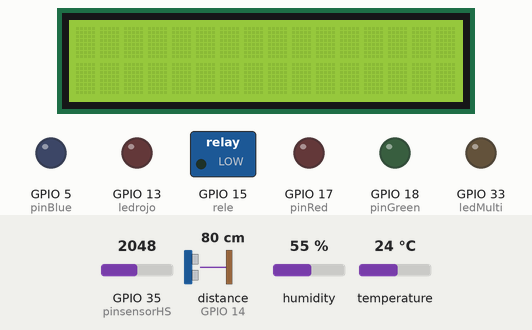
A sketch run on a simulated ESP32. On the bench: 16×2 character LCD, switched loads named in the sketch (green lamp = pin HIGH), output pins drawn as LEDs (lit = HIGH). The test bench sets the inputs (shaded band); at power-on: distance to the obstacle (sensor on GPIO 14) 80 cm, humidity 55 %, GPIO 35 (pinsensorHS) = 2048, temperature 24 °C. The echo pulse lasts 58.3 µs per cm; WiFi joins after 1.5 s; servers stay silent unless stated; no MQTT or app messages arrive unless stated; pins used as bus, display or sensor lines are not drawn; what the sketch prints to the serial monitor is not drawn.

Above: at 2.7 s.
2.8 s: distance to the obstacle (sensor on GPIO 14) set to 17 cm
12.3 s: distance to the obstacle (sensor on GPIO 14) set to 14 cm
At 19.4 s:
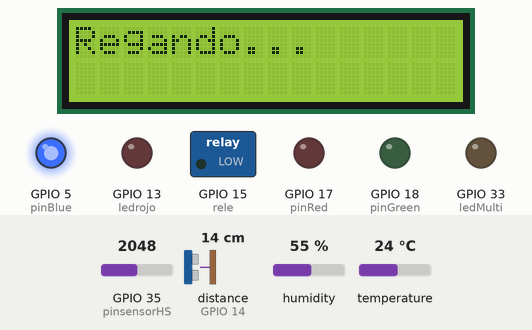
25.5 s: humidity set to 51 %
At 28.8 s:
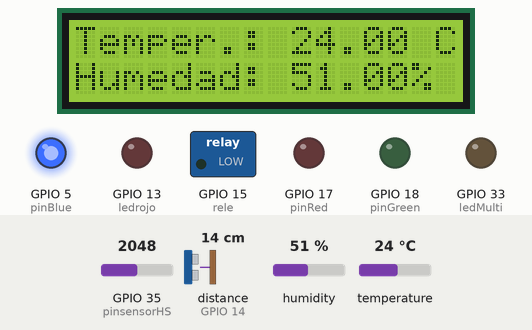
30.6 s: humidity set to 48 %
At 39.5 s:
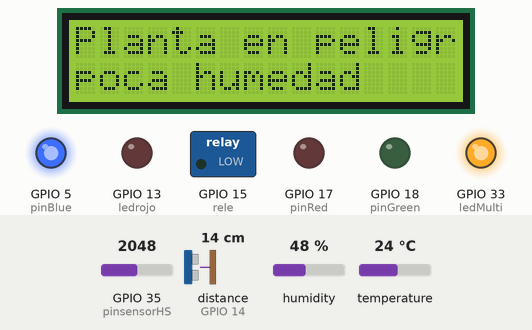
44.6 s: distance to the obstacle (sensor on GPIO 14) set to 18 cm
At 53.1 s:
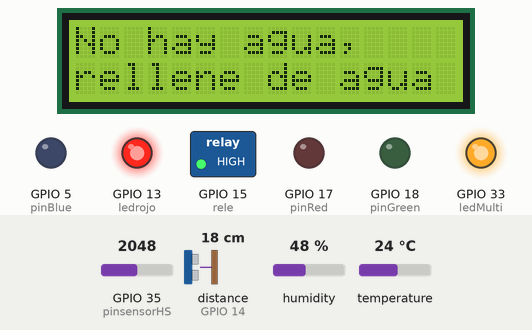
58.6 s: humidity set to 74 %
At 70.0 s:
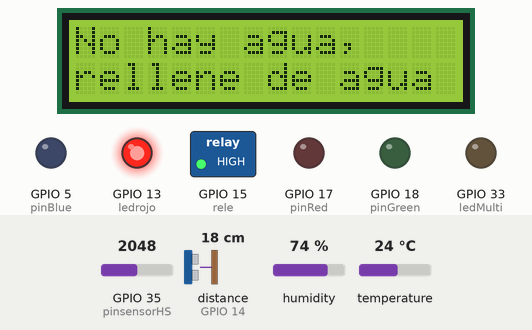
70.3 s: humidity set to 77 %
At 78.0 s:
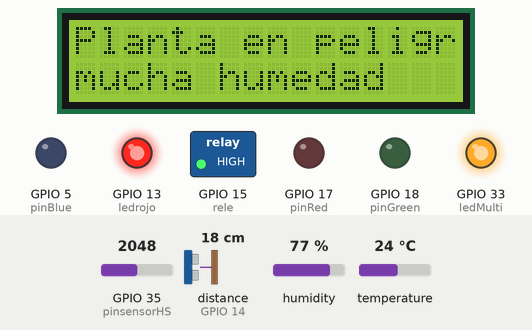
Timing chart, 0 to 79.5 s (numbered marks = the images above; inputs shaded):
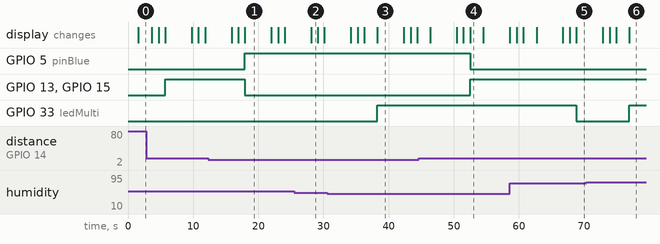

Measured:
- the behaviour switches between 16 and 15 cm on distance to the obstacle (sensor on GPIO 14) (found by bisection; images 0 and 1)
- the behaviour switches between 50 and 49 % on humidity (found by bisection; images 2 and 3)
- the behaviour switches between 75 and 76 % on humidity (found by bisection; images 5 and 6)
- after the input at 12.3 s, GPIO 5 (pinBlue): LOW → HIGH after 5.6 s; GPIO 13 (ledrojo), GPIO 15 (rele): HIGH → LOW after 5.6 s; the display: first differs from a run without the input after 5.6 s (image 1)
- after the input at 30.6 s, GPIO 33 (ledMulti): LOW → HIGH after 7.6 s
- after the input at 44.6 s, GPIO 5 (pinBlue): HIGH → LOW after 7.9 s; GPIO 13 (ledrojo), GPIO 15 (rele): LOW → HIGH after 7.9 s; the display: first differs from a run without the input after 7.9 s (image 4)
- after the input at 58.6 s, GPIO 33 (ledMulti): HIGH → LOW after 10.2 s
- after the input at 70.3 s, GPIO 33 (ledMulti): LOW → HIGH after 6.6 s

The sketch:

Grupo3_Proyecto.ino
```cpp
/***INCLUIR LIBRERIAS***/
#include <WiFi.h> //Libreria para el WiFi
#include <PubSubClient.h> //Libreria para la comunicacion MQTT
#include "DHTesp.h" //libreria del sensor DHT22
#include <LiquidCrystal_I2C.h> //Libreria para usar LCD I2C
/**PINES**/
//Sensores
int pindht22 = 16; //pin G16 conectado al sensor DHT22
int pinsensorHS = 35; //pin G35 conectado al sensor de humedad de suelo (FC-28)
//Rele
int rele = 15; //pin G15 conectado al rele
//LCD I2C
int pinSDA = 21; //pin G21 conectado al sistema de data del LCD I2C
int pinSCL = 22; //pin G22 conectado al sistema de reloj del LCD I2C

//Sensor de distancia HC-SR04
int trigPin = 12;   //pin G12 conectado al trigger del sensor
int echoPin = 14;   //pin G14 conectado al echo del sensor

//LED RGB
int pinRed = 17; //pin G17 conectado al anodo rojo
int pinGreen = 18; //pin G18 conectado al anodo verde
int pinBlue = 5; //pin G5 conectado al anodo azul

//LED Rojo
int ledrojo = 13; //pin G13 conectado al LED Rojo

//LED multicolor
int ledMulti = 33; //pin G33 conectado al LED multicolor

/***VARIABLES GLOBALES***/
/*  Crea un objeto de la clase LiquidCrystal_I2C
    con dirección, columnas y filas indicadas.*/
LiquidCrystal_I2C lcd(0x27, 16, 2);
DHTesp dhtSensor; //variable que representa al sensor DHT22
WiFiClient esp32Client; //Instancia de cliente para WiFi
PubSubClient mqttClient(esp32Client); //Instancia de cliente para MQTT

/***DATOS DE LA RED WIFI***/
const char* ssid = "HUAWEI-2.4G-YpsU"; //Nombre del WiFi
const char* password = "5F32kT8q"; //Contrasenia del WiFi

/***DATOS DEL SERVIDOR BROKER MQTT***/
char *server = "192.168.18.60"; //IP del servidor
int port = 1883; //Puerto para la conexion
String resultS = ""; //Variable que representa el mensaje

/********************************************************/

/***PROTOTIPOS DE FUNCIONES***/
void wifiInit();
void callback(char* topic, byte* payload, unsigned int length);
void reconnect();
long readUltrasonicDistance(int triggerPin, int echoPin);
double sensorDistancia();
void sensorSuelo(double HS, double pcHS);
void sensorHumedadTemperatura(double humedad, double temp);
void linea();
void imprimirLCD(double humedad, double temperatura, double hs, double pcHS);
bool nivelAgua();
int tierraSeca(double hs);
void MQQT_conexion(double h, double t, double hs, double p_hs);

/********************************************************/
/***SETUP***/
//Inicializar los sensores y configuraciones
void setup()
{
  Serial.begin(9600); //Inicializa la consola

  wifiInit(); //Se inicializa el WiFi
  //Establece los detalles del servidor: IP del servidor y puerto de conexion
  mqttClient.setServer(server, port);
  //Establece el procedimiento para la devolucion de llamada de mensaje
  mqttClient.setCallback(callback);

  //Inicializar los pines
  pinMode(rele, OUTPUT); //pin G15 como salida
  pinMode(pinsensorHS, INPUT); //pin G35 como entrada
  pinMode(pinRed, OUTPUT); //pin G17 como salida
  pinMode(pinGreen, OUTPUT); //pin G18 como salida
  pinMode(pinBlue, OUTPUT); //pin G5 como salida
  pinMode(ledrojo, OUTPUT); //pin G13 como salida
  pinMode(ledMulti, OUTPUT); //pin G33 como salida

  //Inicializar el sensor DHT22 especificando el pin G16 y el tipo de sensor
  dhtSensor.setup(pindht22, DHTesp::DHT22);
  //Funciones para configurar el LCD I2C
  lcd.init();
  lcd.backlight();
}
/********************************************************/
/***LOOP***/
//Ejecuta el codigo repetitivamente
void loop()
{

  TempAndHumidity  data = dhtSensor.getTempAndHumidity(); //Captura valores del sensor DHT22
  double sensorHS = analogRead(pinsensorHS); //Captura valor del sensor de humedad del suelo (sensorHS)
  double HS = map(sensorHS, 0, 4096, 0, 1023); //Mapea el valor de sensorHS en un rango de 0 a 1023
  double pcHS = map(sensorHS, 0, 4096, 100, 0); //Mapea el valor de sensorHS en un rango de 100% a 0%
  int humedadTierra = tierraSeca(HS); //Asigna el estado del agua (seca/humeda/mojada)

  MQQT_conexion(data.humidity, data.temperature, HS, pcHS); //Conecta a MQTT
  imprimirLCD(data.humidity, data.temperature, HS, pcHS); //Imprime valores en el LCD

  if (nivelAgua()) { //Si hay agua suficiente
    if (humedadTierra == 3) { //Si la tierra esta seca
      //Encender el color azul del LED RGB
      digitalWrite(pinRed, 0);
      digitalWrite(pinGreen, 0);
      digitalWrite(pinBlue, 255);
      //Apagar el LED rojo
      digitalWrite(ledrojo, LOW);
      digitalWrite(rele, LOW); // Enviar un valor bajo al rele y enciende la bomba de agua
      lcd.clear(); //Limpia el LCD
      lcd.setCursor(0, 0); //Se ubica el curso en las posiciones (columna:0, fila:0)
      lcd.print("Regando..."); //Imprime la frase en el LCD
    }
    else { //Sino, no esta seca
      if (humedadTierra == 2) { //Si la tierra esta humeda
        if (data.temperature > 23) { //Si la temperatura del ambiente es mayor a 23°C
          //Encender el color azul del LED RGB
          digitalWrite(pinRed, 0);
          digitalWrite(pinGreen, 0);
          digitalWrite(pinBlue, 255);
          //Apagar el LED rojo
          digitalWrite(ledrojo, LOW);
          digitalWrite(rele, LOW); // Enviar un valor bajo al rele y enciende la bomba de agua
          lcd.clear(); //Limpia el LCD
          lcd.setCursor(0, 0); //Se ubica el curso en las posiciones (columna:0, fila:0)
          lcd.print("Regando..."); //Imprime la frase en el LCD
        }
        else { //Sino, la temperatura del ambiente es menor que 23°C
          //Encender el color verde del LED RGB
          digitalWrite(pinRed, 0);
          digitalWrite(pinGreen, 255);
          digitalWrite(pinBlue, 0);
          //Apagar el LED rojo
          digitalWrite(ledrojo, LOW);
          digitalWrite(rele, HIGH); //Envia un valor alto al rele y apaga la bomba de agua
        }
      }
      else { //Sino, la tierra esta mojada
        //Encender el color verde del LED RGB
        digitalWrite(pinRed, 0);
        digitalWrite(pinGreen, 255);
        digitalWrite(pinBlue, 0);
        //Apagar el LED rojo
        digitalWrite(ledrojo, LOW);
        digitalWrite(rele, HIGH); //Envia un valor alto al rele y apaga la bomba de agua
      }
    }
  }
  else { //Sino, no hay agua suficiente o el tanque esta vacío
    digitalWrite(ledrojo, HIGH); //Encender el LED rojo
    //Apagar LED RGB
    digitalWrite(pinRed, 0);
    digitalWrite(pinGreen, 0);
    digitalWrite(pinBlue, 0);
    //-----------------------
    digitalWrite(rele, HIGH); //Envia un valor alto al rele y apaga la bomba de agua
    //Imprimir en el LCD
    lcd.clear(); //Limpia el LCD
    lcd.setCursor(0, 0); //Se ubica el curso en las posiciones (columna:0, fila:0)
    lcd.print("No hay agua,"); //Imprime la frase en el LCD
    lcd.setCursor(0, 1); //Se ubica el curso en las posiciones (columna:0, fila:1)
    lcd.print("rellene de agua"); //Imprime la frase en el LCD
  }

  if (data.humidity >= 50 && data.humidity <= 75) { //Si la humedad detectada por el sensor DHT22 esta entre 50°C y 75°C
    digitalWrite(ledMulti, LOW); //Apagar el LED multicolor
  }
  else { //Si no cumple la condicion anterior
    delay(2000);   //Espera por 2000 milisegundos = 2 segundos
    digitalWrite(ledMulti, HIGH); //Enceder el LED multicolor
    if (data.humidity < 50) {
      //Imprimir en el LCD
      lcd.clear(); //Limpia el LCD
      lcd.setCursor(0, 0); //Se ubica el curso en las posiciones (columna:0, fila:0)
      lcd.print("Planta en peligro");   //Imprime la frase en el LCD
      lcd.setCursor(0, 1); //Se ubica el curso en las posiciones (columna:0, fila:1)
      lcd.print("poca humedad");  //Imprime la frase en el LCD
    }
    else {
      //Imprimir en el LCD
      lcd.clear(); //Limpia el LCD
      lcd.setCursor(0, 0); //Se ubica el curso en las posiciones (columna:0, fila:0)
      lcd.print("Planta en peligro");   //Imprime la frase en el LCD
      lcd.setCursor(0, 1); //Se ubica el curso en las posiciones (columna:0, fila:1)
      lcd.print("mucha humedad");  //Imprime la frase en el LCD
    }
  }
  delay(2000);   //Espera por 2000 milisegundos = 2 segundos
}
/********************************************************/
/***IMPLEMENTACION DE FUNCIONES***/
//Procedimiento para inicializar la configuracion del WiFi
void wifiInit() {

  Serial.print("Conectándose a "); //Imprimir en consola la cadena de caracteres enviada
  Serial.println(ssid);  //Imprimir el nombre del WiFi en consola

  WiFi.begin(ssid, password); //Inicializa la configuracion de red de la libreria WiFi tomando en cuenta el nombre y la contrasenia del WiFi

  //Bucle para conectar el WiFi
  while (WiFi.status() != WL_CONNECTED) { //Continua hasta que se haya conectado al WiFi
    Serial.print("."); //Imprimir “.” en la consola
    delay(500);  //Retrasa el programa por 500 milisegundos
  }
  //Imprimir en consola
  Serial.println("");
  Serial.println("Conectado a WiFi");
  Serial.println("Dirección IP: ");
  Serial.println(WiFi.localIP()); //Imprime la direccion IP en consola
}

//Procedimiento que maneja los mensajes recibidos
void callback(char* topic, byte* payload, unsigned int length) {
  //Imprime en consola
  Serial.print("Mensaje recibido [");
  Serial.print(topic);
  Serial.print("] ");

  char payload_string[length + 1];

  memcpy(payload_string, payload, length); //Concatenar cadenas de caracteres
  payload_string[length] = '\0'; //El ultimo caracter es el final de cadena
  resultS = "";
  //Bucle para unir los caracteres
  for (int i = 0; i < length; i++) {
    resultS = resultS + (char)payload[i]; //Se concatena los caracteres en resultS, es decir el mensaje recibido
  }
  Serial.println(); //Hace un salto de linea
}

//Procedimiento para reconectarse al MQTT en caso sea necesario
void reconnect() {
  while (!mqttClient.connected()) { //Verifica que no este conectado
    Serial.println("Intentando conectarse MQTT..."); //Imprime en consola
    String client_id = "esp32-client-"; //ID de cliente de esp32
    /*Se obtiene la direccion MAC del WiFi,
      se hace un cast para que sea de tipo String
      y se le concatena a la variable client_id.*/
    client_id += String(WiFi.macAddress());
    //Conectar al cliente usando su respectivo ID
    if (mqttClient.connect(client_id.c_str())) {
      Serial.println("Conectado"); //Imprime en consola
      mqttClient.subscribe("test"); //Suscribir los mensajes publicados a “test”
    } else {//Si no se conecta
      Serial.print("Fallo, rc=");
      Serial.print(mqttClient.state());  //Imprime el estado actual del cliente MQTT
      Serial.println(" intentar de nuevo en 5 segundos");
      delay(5000); // Espera por 5000 milisegundos = 5 segundos
    }
  }
}

//Retornar la onda de sonido por el sensor HC-SR04
long readUltrasonicDistance(int triggerPin, int echoPin)
{

  pinMode(triggerPin, OUTPUT); //Configura el pin G12 como salida
  digitalWrite(triggerPin, LOW); //Determina el pin G12 con un valor bajo
  delayMicroseconds(2); //Retrasa el programa por 2 microsegundos
  digitalWrite(triggerPin, HIGH); //Determina el pin G12 con un valor alto
  delayMicroseconds(10); //Retrasa el programa por 10 microsegundos
  digitalWrite(triggerPin, LOW); //Determina el pin G12 con un valor bajo
  pinMode(echoPin, INPUT); //Configura el pin G14 como entrada
  // Lee el pin echo y retorna la onda de sonido en microsegundos
  return pulseIn(echoPin, HIGH);
}

//Retorna le distancia segun el sensor HC-SR04
double sensorDistancia() {
  double cm = 0;
  //Obtiene la distancia en cm usando la onda de sonido del HC-SR04
  cm = 0.01723 * readUltrasonicDistance(trigPin, echoPin);
  Serial.println("Distancia: " + String(cm) + "cm");
  return cm;
}

//Mostrar valores del sensor de humedad del suelo en LCD y el monitor del IDE
void sensorSuelo(double HS, double pcHS) {
  //LCD
  lcd.setCursor(0, 0); //Se ubica el cursor en las posiciones (columna:0, fila:0)
  lcd.print("H. Suelo: "); //Imprime un string
  lcd.print(String(HS, 3)); //Convertir HS a string con 3 decimales y lo imprime
  lcd.print(" u"); //Imprime un string
  lcd.setCursor(0, 1); //Se ubica el cursor en las posiciones (columna:0, fila:1)
  lcd.print("H.S.(%)"); //Imprime un string
  lcd.print(String(pcHS)); //Convertir pcHS a string  y lo imprime
  lcd.print(" %"); //Imprime un string
  //MONITOR SERIAL
  Serial.println("Humedad Suelo : " + String(HS, 3) + " u "); //Imprime un string
  Serial.println("Humedad Suelo en % : " + String(pcHS) + " % "); //Imprime un string
}

//Mostrar valores segun el sensor DHT22
void sensorHumedadTemperatura(double humedad, double temp) {

  //LCD
  lcd.print("Temper.: ");
  lcd.print(String(temp, 2)); //Convierte temp a string con 2 decimales y lo imprime
  lcd.print(" Celcius");
  lcd.setCursor(0, 1); //Se ubica el curso en las posiciones (columna:0, fila:1)
  lcd.print("Humedad: ");
  lcd.print(String(humedad)); //Convertir humedad a string  y lo imprime
  lcd.print("%");

  //MONITOR SERIAL
  Serial.println("Temperatura: " + String(temp, 2) + " Celsius "); //Imprime valores
  Serial.println("Humedad Aire: " + String(humedad) + " % "); //Imprime valores
}

//Imprime una linea de dobles rayas en el monitor
void linea() {
  Serial.println("==========================");
}

//Imprimer los valores en el LCD de forma general
void imprimirLCD(double humedad, double temperatura, double hs, double pcHS) {
  lcd.clear();  //Limpiar la pantalla del LCD
  sensorHumedadTemperatura(humedad, temperatura); //Imprime los valores del DHT22
  delay(1000); //Pausa el programa por 1 segundo

  lcd.clear(); //Limpiar la pantalla del LCD
  sensorSuelo(hs, pcHS); //Imprime el valor del sensor de humedad del suelo
  delay(1000); //Pausa el programa por 1 segundo

  linea(); //Imprime la linea en el monitor
}

//Determina el nivel del agua en el tanque
bool nivelAgua() {
  //Variables
  double distancia = 0;
  bool agua = false; //La cantidad de agua no es suficiente o ya no hay
  distancia = sensorDistancia(); //Asigna la disntancia por el HC-SR04

  if (distancia < 15.5) { //Si la distancia es menor que 15.5 cm
    agua = true; //La cantidad de agua es suficiente
  }

  return agua; //Retorna true o false
}

//Determina si la tierra esta seca/humeda/mojada
int tierraSeca(double hs) {
  //Se realiza de acuerdo al valor obtenido de forma analogica del sensor de humedad del suelo
  int estado;
  if (hs <= 300) {
    estado = 1; // Tierra mojada
  } else {
    if (hs <= 700) {
      estado = 2; // Tierra humeda
    } else {
      estado = 3; // Tierra seca
    }
  }
  return estado; //Retorna un numero entero de acuerdo al estado de la tierra
}

//Procedimiento de conexion al MQTT
void MQQT_conexion(double h, double t, double hs, double p_hs) {
  if (!mqttClient.connected()) { //Verifica si el cliente para MQTT no esta conectado
    reconnect(); //Reconectar en caso no este conectado
  }

  mqttClient.loop(); //Permite que el cliente procese los mensajes entrantes y mantenga la conexion al servidor

  /*Sensor DHT22*/
  // Se pasa el valor de la temperatura de DHT22 al servidor MQTT
  mqttClient.publish("esp32/Temperatura", String(t).c_str());

  //Se pasa el valor de la humedad del aire de DHT22 al servidor MQTT
  mqttClient.publish("esp32/HumedadAire", String(h).c_str());

  /*Sensor Humedad de Tierra*/
  //Se pasa el valor del sensor de humedad del suelo al servidor MQTT
  mqttClient.publish("esp32/HumedadTierra", String(hs).c_str());

  //Se pasa el valor de la sensor de humedad del suelo en formato de % al servidor MQTT
  mqttClient.publish("esp32/HumedadTierraPorcentaje", String(p_hs).c_str());

  delay(2000); //Espera por 2000 milisegundos = 2 segundos
}
```
